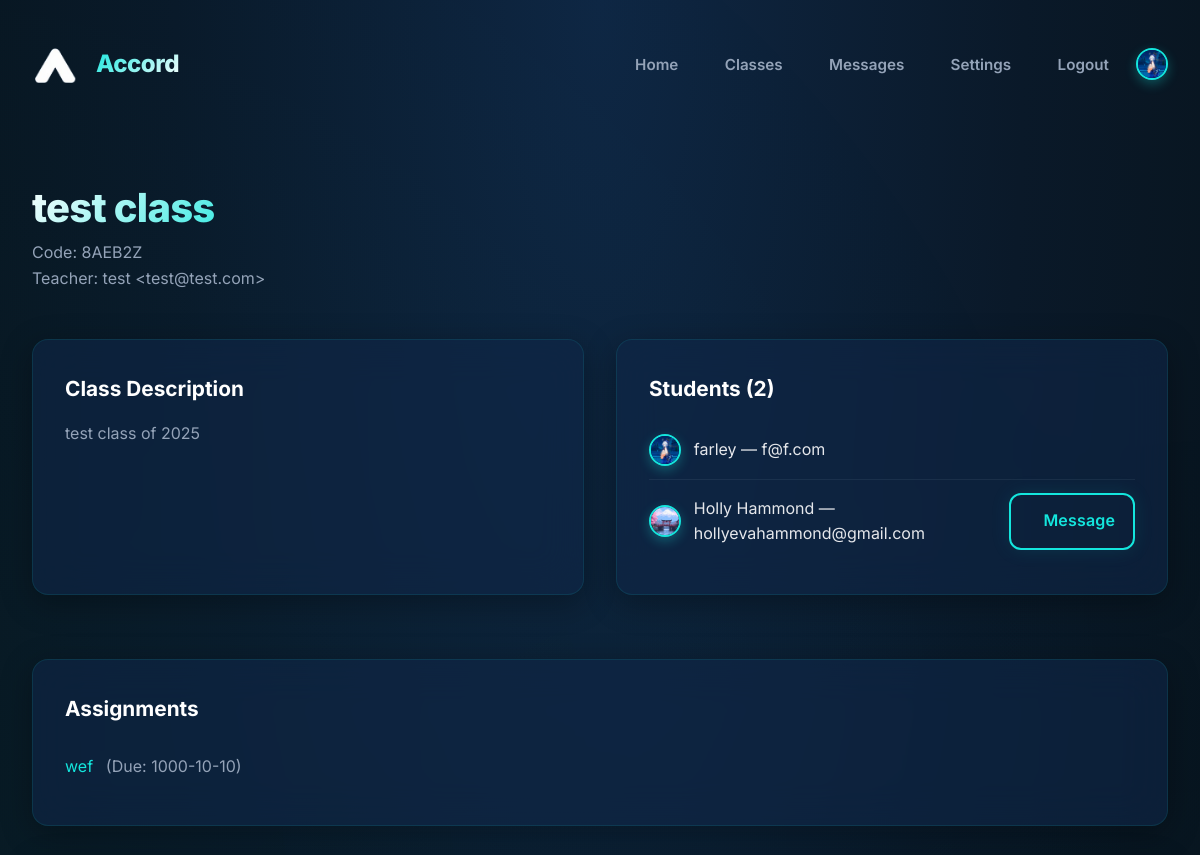
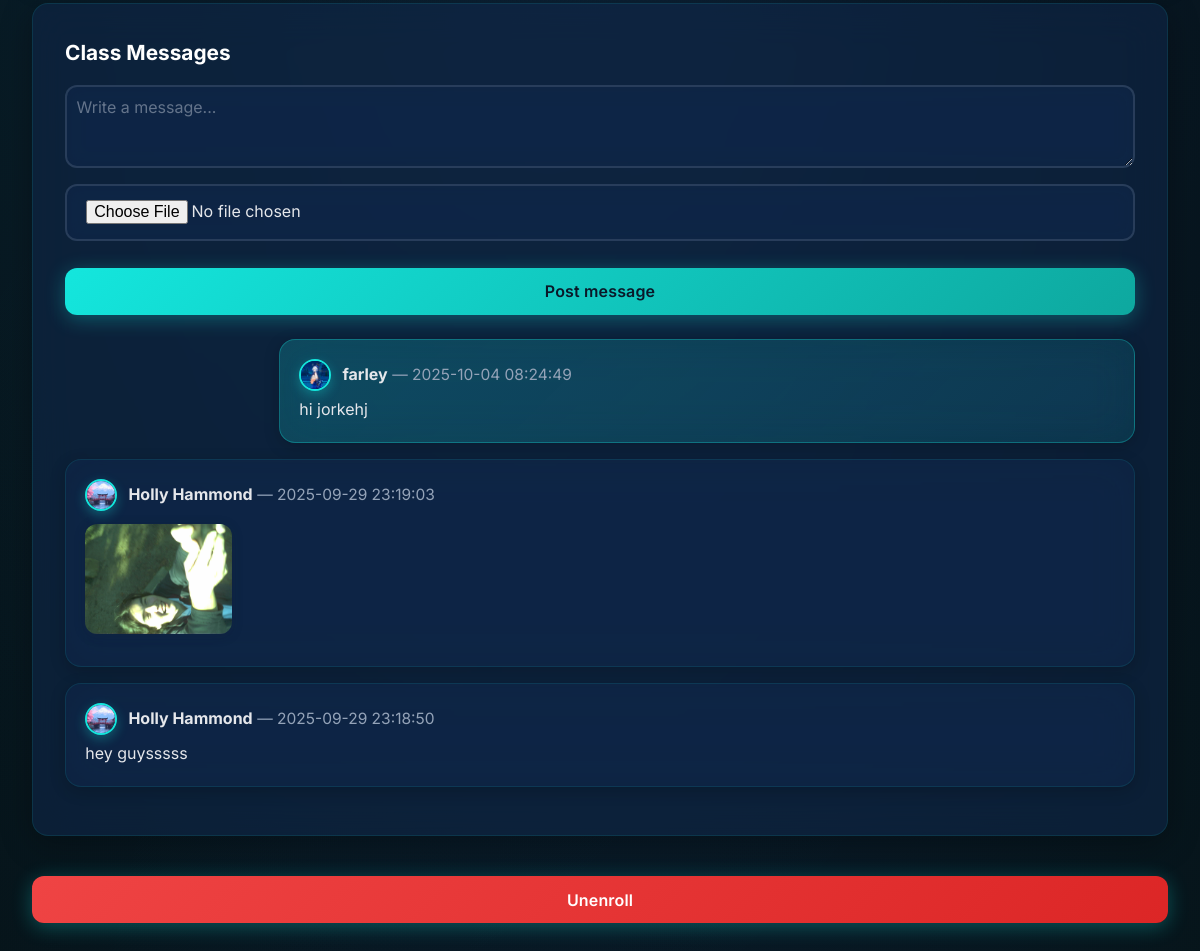
Screenshot of /class/2 (signed in) with the database file from the repository (2 pictures, top to bottom).
### tables this page shows
CREATE TABLE classes (
        classID INTEGER PRIMARY KEY AUTOINCREMENT,
        className TEXT NOT NULL,
        code TEXT UNIQUE NOT NULL,
        teacherID INTEGER NOT NULL,
        description TEXT,
        FOREIGN KEY (teacherID) REFERENCES users(userID)
    );

CREATE TABLE users (
        userID INTEGER PRIMARY KEY AUTOINCREMENT,
        name TEXT NOT NULL,
        email TEXT UNIQUE NOT NULL,
        password TEXT NOT NULL,
        role TEXT NOT NULL CHECK(role IN ('teacher','student')),
        avatar TEXT
    );

CREATE TABLE assignments (
        assignmentID INTEGER PRIMARY KEY AUTOINCREMENT,
        classID INTEGER NOT NULL,
        title TEXT NOT NULL,
        description TEXT,
        dueDate DATE NOT NULL,
        FOREIGN KEY (classID) REFERENCES classes(classID)
    );

CREATE TABLE class_messages (
        messageID INTEGER PRIMARY KEY AUTOINCREMENT,
        classID INTEGER NOT NULL,
        senderID INTEGER NOT NULL,
        content TEXT,
        imageURL TEXT,
        timestamp DATETIME DEFAULT CURRENT_TIMESTAMP,
        FOREIGN KEY (classID) REFERENCES classes(classID),
        FOREIGN KEY (senderID) REFERENCES users(userID)
    );

### main.py (the view)
@app.route("/class/<int:class_id>")
def class_detail(class_id):
    user = logged_in_user()
    if not user:
        flash("Please log in", "warning")
        return redirect(url_for("login"))
    c = db.get_class_by_id(class_id)
    if not c:
        flash("Class not found", "danger")
        return redirect(url_for("classes"))
    teacher = db.get_user_by_id(c[3])
    students = db.list_students_in_class(class_id)
    messages = db.list_class_messages(class_id, limit=200)
    assignments = db.get_assignments_for_class(class_id)
    enrolled = (user["role"] == "teacher" and user["id"] == c[3]) or db.is_student_enrolled(class_id, user["id"])
    return render_template("class_detail.html",
                           class_row=c, teacher=teacher, students=students,
                           messages=messages, user=user, enrolled=enrolled, assignments=assignments)

### database_manager.py (called while the page is built)
def get_connection():
    con = sql.connect(DB_PATH)
    con.execute("PRAGMA foreign_keys = ON;")
    return con

def get_user_by_id(userID):
    con = get_connection()
    cur = con.cursor()
    cur.execute("SELECT * FROM users WHERE userID = ?", (userID,))
    u = cur.fetchone()
    con.close()
    return u

def get_class_by_id(classID):
    con = get_connection()
    cur = con.cursor()
    cur.execute("SELECT * FROM classes WHERE classID = ?", (classID,))
    c = cur.fetchone()
    con.close()
    return c

def is_student_enrolled(classID, studentID):
    con = get_connection()
    cur = con.cursor()
    cur.execute("SELECT 1 FROM enrollments WHERE classID = ? AND studentID = ?", (classID, studentID))
    r = cur.fetchone()
    con.close()
    return bool(r)

def list_students_in_class(classID):
    con = get_connection()
    cur = con.cursor()
    cur.execute("""
        SELECT u.userID, u.name, u.email, u.avatar
        FROM users u
        JOIN enrollments e ON u.userID = e.studentID
        WHERE e.classID = ?
    """, (classID,))
    rows = cur.fetchall()
    con.close()
    return rows

def list_class_messages(classID, limit=100):
    con = get_connection()
    cur = con.cursor()
    cur.execute("""
        SELECT cm.messageID, cm.classID, cm.senderID, cm.content, cm.timestamp, u.name, u.avatar, cm.imageURL
        FROM class_messages cm
        JOIN users u ON cm.senderID = u.userID
        WHERE cm.classID = ?
        ORDER BY cm.timestamp DESC
        LIMIT ?
    """, (classID, limit))
    rows = cur.fetchall()
    con.close()
    return rows

def get_assignments_for_class(classID):
    con = get_connection()
    cur = con.cursor()
    cur.execute(
        "SELECT * FROM assignments WHERE classID = ? ORDER BY dueDate ASC",
        (classID,)
    )
    rows = cur.fetchall()
    con.close()
    return rows

### main.py (called while the page is built)
def logged_in_user():
    return session.get("user")

### templates/class_detail.html (shortened to what this page needs)
{% extends "layout.html" %}
{% block content %}
<div class="page">
  <div class="page-header">
    <div>
      <h1>{{ class_row[1] }}</h1>
      <p class="muted">Code: {{ class_row[2] }}</p>
      <p class="muted">Teacher: {{ teacher[1] }} &lt;{{ teacher[2] }}&gt;</p>
    </div>
  </div>
  <div class="grid">
    <div class="card">
      <h3>Class Description</h3>
      <p class="muted">{{ class_row[4] or "No description yet." }}</p>
    </div>
    <div class="card">
      <h3>Students ({{ students|length }})</h3>
      {% if students %}
        <ul>
          {% for s in students %}
            <li>
              <img class="avatar small" src="{{ s[3] or url_for('static', filename='images/default_avatar.png') }}" alt="Profile" style="vertical-align:middle;" />
              {{ s[1] }} — {{ s[2] }}
              {% if user.id != s[0] %}
                <a class="btn small ghost" href="{{ url_for('start_dm', user_id=s[0]) }}">Message</a>
              {% endif %}
            </li>
          {% endfor %}
        </ul>
      {% else %}
        <p class="muted">No students enrolled yet.</p>
      {% endif %}
    </div>
  </div>
  <div class="card">
    <h3>Assignments</h3>
    {% if assignments %}
      <ul>
        {% for a in assignments %}
          <li>
            <a href="{{ url_for('assignment_detail', assignment_id=a[0]) }}">{{ a[2] }}</a>
            <span class="muted"> (Due: {{ a[4] }})</span>
          </li>
        {% endfor %}
      </ul>
    {% else %}
      <p class="muted">No assignments yet.</p>
    {% endif %}
  </div>
  <div class="card">
    <h3>Class Messages</h3>
    {% if enrolled %}
      <form method="POST" action="{{ url_for('class_message', class_id=class_row[0]) }}" enctype="multipart/form-data" style="margin-bottom:1.5rem;">
        <textarea name="content" rows="3" placeholder="Write a message..." style="width:100%; padding:0.6rem; margin-bottom:0.5rem;"></textarea>
        <input type="file" name="image" accept="image/*" />
        <button class="btn" type="submit">Post message</button>
      </form>
    {% else %}
      <p class="muted">Only the class teacher or enrolled students can post messages.</p>
    {% endif %}
    <div style="margin-top:1rem;">
      {% if messages %}
        {% for m in messages %}
          <div class="message-bubble{% if m[2] == user.id %} own{% endif %}">
            <div style="display:flex;align-items:center;gap:0.7rem;">
              <img class="avatar small" src="{{ m[6] or url_for('static', filename='images/default_avatar.png') }}" alt="User" />
              <div>
                <span style="font-weight:700;">{{ m[5] }}</span>
                <span class="muted" style="font-size:0.97em;">— {{ m[4] }}</span>
              </div>
            </div>
            {% if m[7] %}
              <div style="margin:0.8em 0;">
                <img src="{{ m[7] }}" style="max-width:170px;max-height:110px;border-radius:12px;box-shadow:0 2px 12px #0f203433;" alt="Image" />
              </div>
            {% endif %}
            <div style="margin-top:6px;">{{ m[3] }}</div>
          </div>
        {% endfor %}
      {% else %}
        <p class="muted">No messages yet.</p>
      {% endif %}
    </div>
  </div>
  {% if user.role == "teacher" and user.id == teacher[0] %}
    <form method="post" action="{{ url_for('delete_class_route', class_id=class_row[0]) }}" onsubmit="return confirm('Delete this class?')" style="margin-top:1rem;">
      <button class="btn danger">Delete Class</button>
    </form>
    <a href="{{ url_for('edit_class', class_id=class_row[0]) }}" class="btn" style="margin-top:0.5rem;">Edit Class</a>
  {% elif user.role == "student" %}
    <form method="post" action="{{ url_for('unenroll_class', class_id=class_row[0]) }}" onsubmit="return confirm('Leave this class?')" style="margin-top:1rem;">
      <button class="btn danger">Unenroll</button>
    </form>
  {% endif %}
</div>
{% endblock %}

### rows the page displays
classes: className "test class", code "8AEB2Z", description "test class of 2025"
users: name "test", email "test@test.com"
users: avatar (picture), name "farley", email "f@f.com"
users: avatar (picture), name "Holly Hammond", email "hollyevahammond@gmail.com"
assignments: title "wef", dueDate "1000-10-10"
class_messages: avatar (picture), name "farley", timestamp "2025-10-04 08:24:49", content "hi jorkehj"
class_messages: avatar (picture), name "Holly Hammond", timestamp "2025-09-29 23:19:03", imageURL (picture)
class_messages: avatar (picture), name "Holly Hammond", timestamp "2025-09-29 23:18:50", content "hey guysssss"

### other values shown
{{ students|length }} "2"
